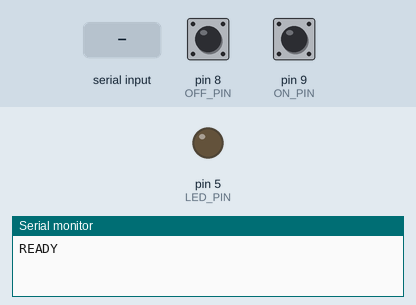
A sketch run on a simulated Arduino Uno, built with avr-gcc and run on an emulated ATmega328P. Shown: output pins drawn as LEDs (lit = HIGH), the last lines printed to the serial monitor. The test bench sets the inputs (shaded band); at power-on: pin 9 (ON_PIN) HIGH, pin 8 (OFF_PIN) HIGH.

Above: at 1.2 s.
1.3 s: "LED_ON\n" received over Serial
At 2.2 s:
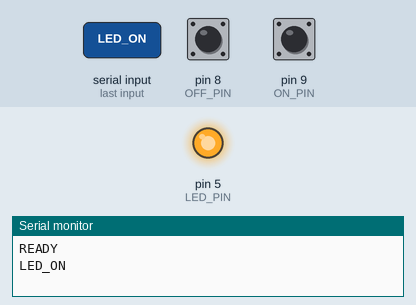
4.3 s: "LED_OFF\n" received over Serial
At 5.5 s:
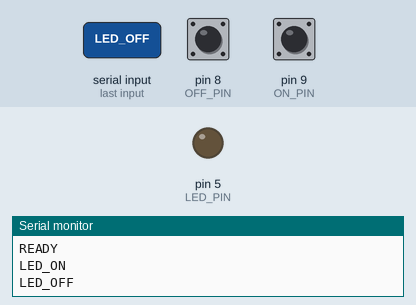
5.8 s: pin 9 (ON_PIN) pulled LOW for 0.15 s
At 6.4 s:
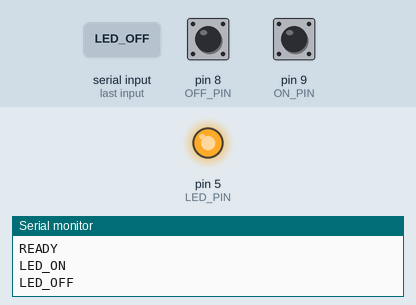
7.4 s: pin 8 (OFF_PIN) pulled LOW for 0.15 s
At 8.9 s:
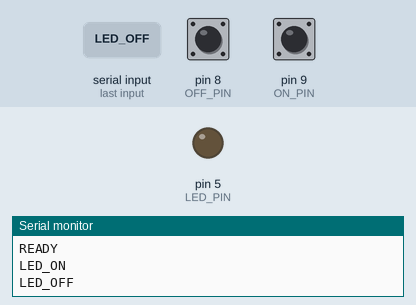
Timing chart, 0 to 10.4 s (numbered marks = the images above; inputs shaded):
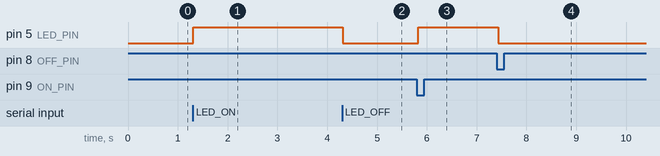

The sketch:

two_button_led.ino
```cpp
// D5 -> 220 ohm -> LED anode; cathode -> GND.
// ON button: D9 to GND. OFF button: D8 to GND. Internal pullups enabled.
const byte LED_PIN = 5, ON_PIN = 9, OFF_PIN = 8;
bool ledOn = false;
bool rawOn = HIGH, rawOff = HIGH, stableOn = HIGH, stableOff = HIGH;
unsigned long changedOn = 0, changedOff = 0;
char input[32];
byte used = 0;
bool overflowed = false;

void setLed(bool value) {
  ledOn = value;
  digitalWrite(LED_PIN, ledOn ? HIGH : LOW);
}

void reportState() {
  Serial.print("STATE {\"state\":\"");
  Serial.print(ledOn ? "on" : "off");
  Serial.print("\",\"button_on_pressed\":");
  Serial.print(stableOn == LOW ? "true" : "false");
  Serial.print(",\"button_off_pressed\":");
  Serial.print(stableOff == LOW ? "true" : "false");
  Serial.println(",\"led_pin\":5,\"on_pin\":9,\"off_pin\":8}");
}

void command(const char* text) {
  if (strcmp(text, "LED_ON") == 0) {
    setLed(true); Serial.println("LED_ON");
  } else if (strcmp(text, "LED_OFF") == 0) {
    setLed(false); Serial.println("LED_OFF");
  } else if (strcmp(text, "STATE") == 0) {
    reportState();
  } else if (strcmp(text, "PING") == 0) {
    Serial.println("PONG");
  } else {
    Serial.println("ERROR: Unknown command");
  }
}

void setup() {
  pinMode(LED_PIN, OUTPUT); setLed(false);
  pinMode(ON_PIN, INPUT_PULLUP);
  pinMode(OFF_PIN, INPUT_PULLUP);
  Serial.begin(9600);
  Serial.println("READY");
}

void loop() {
  unsigned long now = millis();
  bool on = digitalRead(ON_PIN), off = digitalRead(OFF_PIN);
  if (on != rawOn) { rawOn = on; changedOn = now; }
  if (off != rawOff) { rawOff = off; changedOff = now; }
  bool onEdge = false, offEdge = false;
  if (now - changedOn >= 30 && stableOn != rawOn) {
    stableOn = rawOn; onEdge = stableOn == LOW;
  }
  if (now - changedOff >= 30 && stableOff != rawOff) {
    stableOff = rawOff; offEdge = stableOff == LOW;
  }
  if (stableOff == LOW && (onEdge || offEdge)) setLed(false);
  else if (onEdge) setLed(true);

  // No unsolicited serial messages: replies correspond to one backend request.
  while (Serial.available()) {
    char c = Serial.read();
    if (c == '\r') continue;
    if (c == '\n') {
      if (overflowed) Serial.println("ERROR: Command too long");
      else { input[used] = '\0'; command(input); }
      used = 0; overflowed = false;
    } else if (used < sizeof(input) - 1 && !overflowed) input[used++] = c;
    else overflowed = true;
  }
}
```

Measured:
- after the input at 1.3 s, pin 5 (LED_PIN): LOW → HIGH at once
- after the input at 4.3 s, pin 5 (LED_PIN): HIGH → LOW at once
- after the input at 5.8 s, pin 5 (LED_PIN): LOW → HIGH at once
- after the input at 7.4 s, pin 5 (LED_PIN): HIGH → LOW at once
